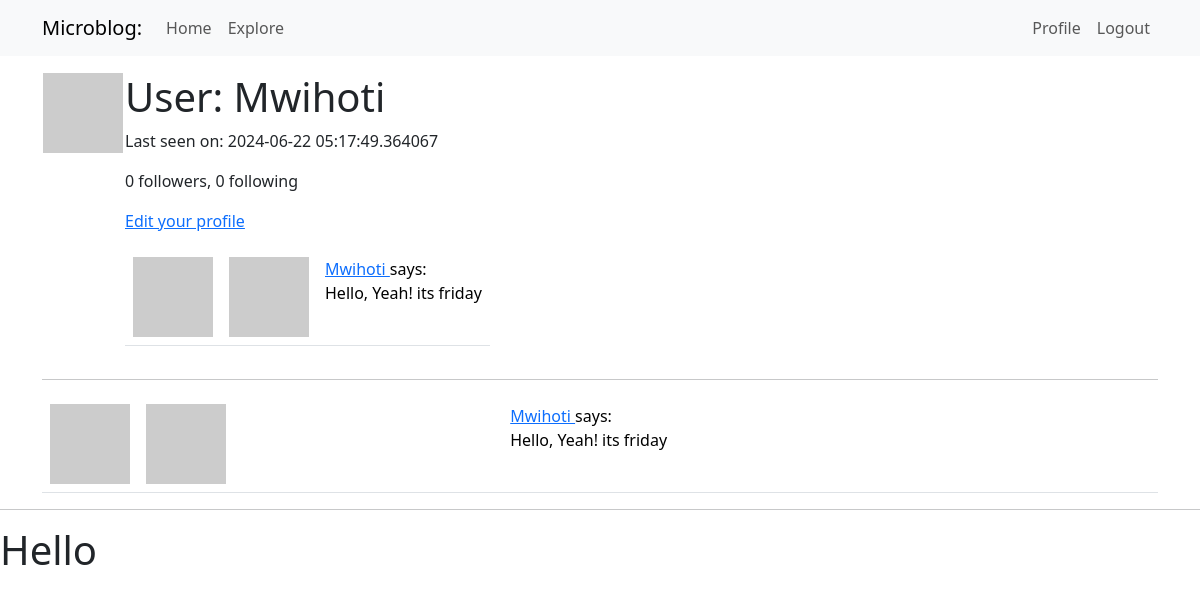
Page /user/Mwihoti (signed in) on the earlier database version.
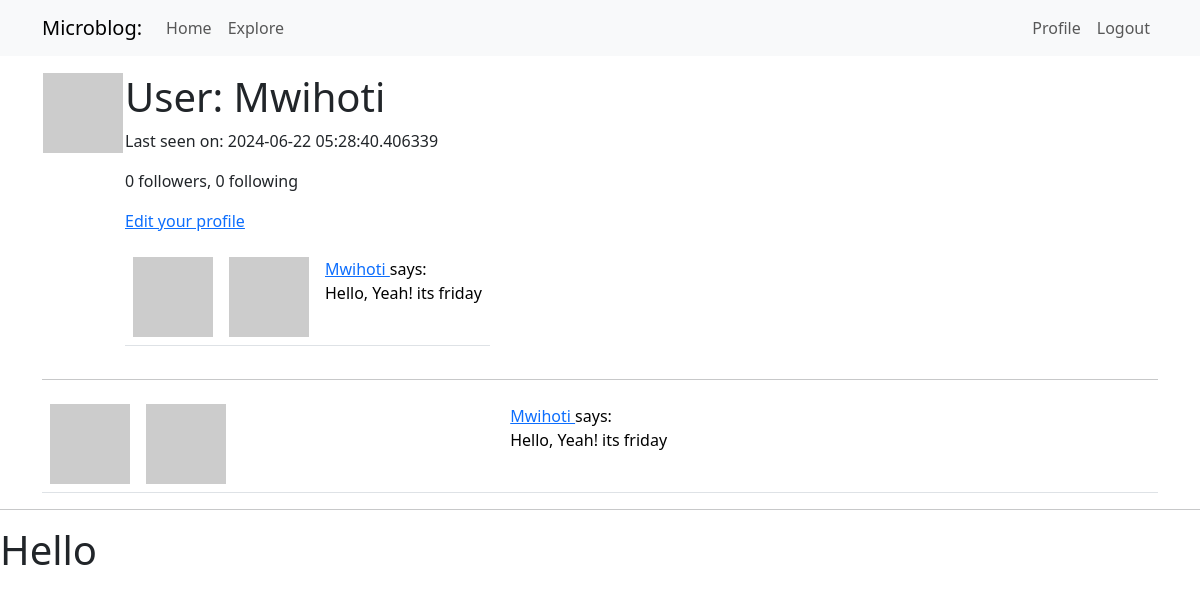
Same page on the later database version.
### app/models.py (models this page shows, shortened)
class User(UserMixin, db.Model):
    id: so.Mapped[int] = so.mapped_column(primary_key=True)
    username: so.Mapped[str] = so.mapped_column(sa.String(64), index=True,
                                                unique=True)
    email: so.Mapped[str] = so.mapped_column(sa.String(120), index=True,
                                             unique=True)
    password_hash: so.Mapped[Optional[str]] = so.mapped_column(sa.String(256))
    about_me: so.Mapped[Optional[str]] = so.mapped_column(sa.String(140))
    last_seen: so.Mapped[Optional[datetime]] = so.mapped_column(
        default=lambda: datetime.now(timezone.utc))
    posts: so.WriteOnlyMapped['Post'] = so.relationship(back_populates='author')
    following: so.WriteOnlyMapped['User'] = so.relationship(
        secondary=followers, primaryjoin=(followers.c.follower_id == id),
        secondaryjoin=(followers.c.followed_id==id),
        back_populates='followers'
    )
    followers: so.WriteOnlyMapped['User'] = so.relationship(
        secondary=followers, primaryjoin=(followers.c.followed_id == id),
        secondaryjoin=(followers.c.follower_id == id),
        back_populates='following'
    )
    def avatar(self, size):
        digest = hashlib.md5(self.email.lower().encode('utf-8')).hexdigest()
        return f'https://www.gravatar.com/avatar/{digest}?d=identicon&s={size}'
    @login.user_loader
    def load_user(id):
        return db.session.get(User, int(id))
    def followers_count(self):
        query = sa.select(sa.func.count()).select_from(
            self.followers.select().subquery())
        return db.session.scalar(query)
    def following_count(self):
        query = sa.select(sa.func.count()).select_from(
            self.following.select().subquery())
        return db.session.scalar(query)

class Post(db.Model):
    id: so.Mapped[int] = so.mapped_column(primary_key=True)
    body: so.Mapped[str] = so.mapped_column(sa.String(140))
    timestamp: so.Mapped[datetime] = so.mapped_column(
        index=True, default=lambda: datetime.now(timezone.utc))
    user_id: so.Mapped[int] = so.mapped_column(sa.ForeignKey('user.id'),
                                               index=True
    )
    author: so.Mapped[User] = so.relationship('User', back_populates='posts')

### app/routes.py (the view)
@app.route('/user/<username>')
@login_required
def user(username):
    user = db.first_or_404(sa.select(User).where(User.username == username))
    page = request.args.get('page', 1, type=int)
    query = user.posts.select().order_by(Post.timestamp.desc())
    posts = db.paginate(query, page=page, per_page=app.config['POSTS_PER_PAGE'],
                        error_out=False)
    next_url = url_for('user', username=user.username, page=posts.next_num) \
        if posts.has_next else None
    prev_url = url_for('user', username=user.username, page=posts.prev_num) \
        if posts.has_prev else None
    form = EmptyForm()
    return render_template('user.html', user=user, posts=posts, form=form, prev_url=prev_url, next_url=next_url)

### app/routes.py (called while the page is built)
@app.before_request
def before_request():
    if current_user.is_authenticated:
        current_user.last_seen = datetime.now(timezone.utc)
        db.session.commit()

### app/templates/user.html (shortened to what this page needs)
{% extends "base.html" %}
{% block content %}
<table>
    <tr valign="top">
        <td><img src="{{ user.avatar(128)}}"></td>
        <td>
            <h1>User: {{user.username }}</h1>
            {% if user.last_seen %}<p>Last seen on: {{ user.last_seen }}</p>{% endif %}
            <p>{{user.followers_count()}} followers, {{ user.following_count()}} following</p>
            {% if user == current_user %}
            <p><a href="{{ url_for('edit_profile') }}">Edit your profile</a></p>
            {% endif %}
            {% for post in posts %}
            {% include '_post.html' %}
        {% endfor %}
        </td>
    </tr>
</table>
<hr>
{% for post in posts %}
{% include '_post.html' %}
{%endfor %}
{% endblock %}

### app/templates/base.html (shortened to what this page needs)
<!doctype html>
<html>
    <head>
        <link
        href="https://cdn.jsdelivr.net/npm/bootstrap@5.3.2/dist/css/bootstrap.min.css"
        rel="stylesheet"
>
    </head>
    <body>
        <nav class="navbar navbar-expand-lg bg-body-tertiary">
              <div class="container">
                <a class="navbar-brand" href="{{url_for('index')}}">Microblog:</a>
                <div class="collapse navbar-collapse" id="navbarSupportedContent">
                    <ul class="navbar-nav me-auto mb-2 mb-lg-0">
            <li class="nav-item">
              <a class="nav-link" aria-current="page" href="{{ url_for('index') }}">Home</a>
            </li>
            <li class="nav-item">
              <a class="nav-link" aria-current="page" href="{{ url_for('explore') }}">Explore</a>
            </li>
          </ul>
          <ul class="navbar-nav mb-2 mb-lg-0">
            {% if current_user.is_anonymous %}
            <li class="nav-item">
              <a class="nav-link" aria-current="page" href="{{ url_for('login') }}">Login</a>
            </li>
            {% else %}
            <li class="nav-item">
              <a class="nav-link" aria-current="page" href="{{ url_for('user', username=current_user.username) }}">Profile</a>
            </li>
            <li class="nav-item">
              <a class="nav-link" aria-current="page" href="{{ url_for('logout') }}">Logout</a>
            </li>
            {% endif %}
          </ul>
                </div>
        </div>
        </nav>
      <div class="container mt-3">
            {% block content %}{% endblock %}
      </div>
        <hr>
        <h1>Hello</h1>
    </body>
</html>

### app/templates/_post.html
<table class="table table-hover">
    <tr >
        <td width="70px">
            <img src="{{post.author.avatar(36) }}"></td>
        <td>
            <a href="{{ url_for('user', username=post.author.username)}}">
                <img src="{{post.author.avatar(70)}}" />
            </a>
            <td>
                <a href="{{ url_for('user', username=post.author.username)}}">
                    {{ post.author.username}}
                </a>
                says: <br> {{post.body}} </td>
            </td>
    </tr>
</table>

Differences in the rows shown:
changed User "Mwihoti": last_seen "2024-06-22 05:17:49.364067" → "2024-06-22 05:28:40.406339"
